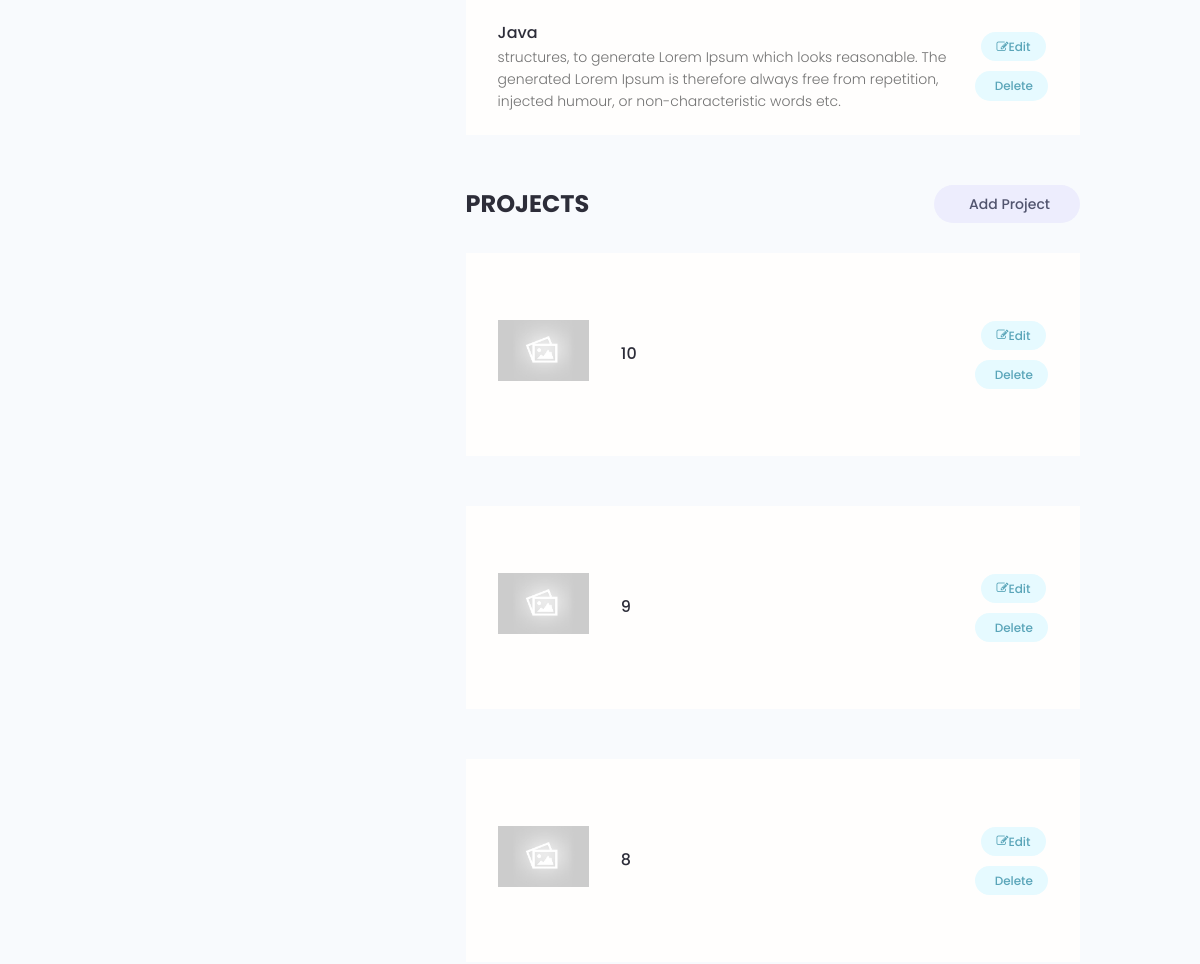
The app's page /profiles/user (signed in, middle part), older data.
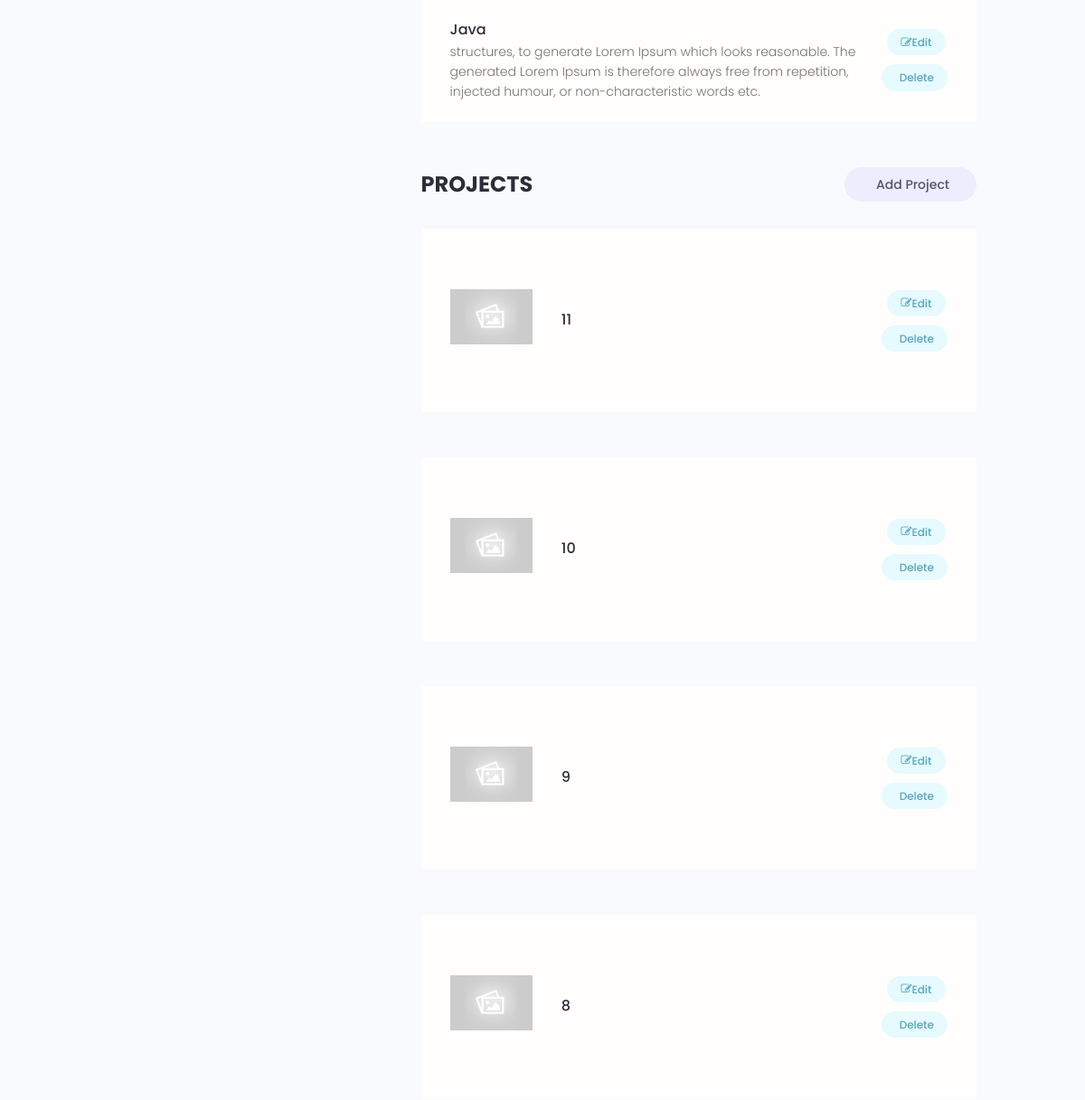
The same page, newer data.
### users/models.py (models this page shows, shortened)
class Skill(models.Model):
    owner = models.ForeignKey(Profile,on_delete=models.CASCADE, null=True,blank=True)
    name = models.CharField(max_length=255, blank=True, null=True)
    descriptions= models.TextField(null=True,blank=True)
    created = models.DateTimeField(auto_now_add=True)
    id = models.UUIDField(default=uuid.uuid4, unique=True, primary_key=True, editable=False)

### projects/models.py (models this page shows, shortened)
class Project(models.Model):
    owner = models.ForeignKey(Profile,null=True , blank=True , on_delete=models.SET_NULL)
    title = models.CharField(max_length=255)
    descriptions= models.TextField(null=True,blank=True)
    feature_image = models.ImageField(null=True, blank=True,
                                      default='default.jpg')
    demo_link = models.CharField(max_length=2000,null=True,blank=True)
    source_link= models.CharField(max_length=2000,null=True,blank=True)
    tags= models.ManyToManyField(Tags, blank=True)
    vote_total = models.IntegerField(default=0, null=True, blank=True)
    vote_ratio = models.IntegerField(default=0, null=True, blank=True)
    created = models.DateTimeField(auto_now_add=True) # generate the time when we created.
    id = models.UUIDField(default=uuid.uuid4, unique=True, primary_key=True, editable=False)
    class Meta:
        ordering = ['-created']
    @property
    def ImgUrl(self):      #another way to get the image.url
        try:
            img = self.feature_image.url
        except:
            img=''
        return img

### users/views.py (the view)
# urls.py: path('user',views.userAccount,name='user'),
@login_required(login_url='login')
def userAccount(request):
    profile= request.user.profile
    skills = profile.skill_set.all()  # query a skill in data with many to many relationship
    projects= profile.project_set.all()
    context= {'profile':profile, 'skills':skills, 'projects':projects}
    return render(request,'users/account.html',context)

### users/templates/users/account.html (shortened to what this page needs)
{% extends 'main.html'%}
{% block content %}
  <main class="settingsPage profile my-md">
    <div class="container">
      <div class="layout">
        <div class="column column--1of3">
        </div>
        <div class="column column--2of3">
          <table class="settings__table">
            {% for skill in skills %}
            <tr>
              <td class="settings__tableInfo">
                <h4>{{skill.name}}</h4>
                <p>
                 {{skill.descriptions}}
                </p>
              </td>
              <td class="settings__tableActions">
                <a class="tag tag--pill tag--main settings__btn" href="{% url 'skill-update' skill.id %}"><i class="fa fa-pencil-square-o" aria-hidden="true"></i></i> Edit</a>
                <a class="tag tag--pill tag--main settings__btn" href="{% url 'skill-delete' skill.id %}?next=/profiles/user">
                  Delete</a>
              </td>
            </tr>
            {% endfor %}
          </table>
          <div class="settings">
            <h3 class="settings__title">Projects</h3>
            <a class="tag tag--pill tag--sub settings__btn tag--lg" href="{% url 'project-create'%}"> Add Project</a>
          </div>
          {% for project in projects %}
          <table class="settings__table">
            <tr>
              <td class="settings__thumbnail">
                <a href="{% url 'single-project' project.id %}"><img src="{{project.ImgUrl}}" alt="Project Thumbnail"></a>
              </td>
              <td class="settings__tableInfo">
                <a href="{% url 'single-project' project.id %}">{{project.title}}</a>
              </td>
              <td class="settings__tableActions">
                <a class="tag tag--pill tag--main settings__btn" href="{% url 'project-update' project.id %}"><i class="fa fa-pencil-square-o" aria-hidden="true"></i></i> Edit</a>
                <a class="tag tag--pill tag--main settings__btn" href="{% url 'project-delete' project.id %}?next=/profiles/user">
                  Delete</a>
              </td>
            </tr>
          </table>
          {% endfor %}
        </div>
      </div>
    </div>
  </main>
{% endblock content %}

Row changes from the older to the newer data that the page shows:
added Project: ImgUrl (placeholder picture), title "11"
